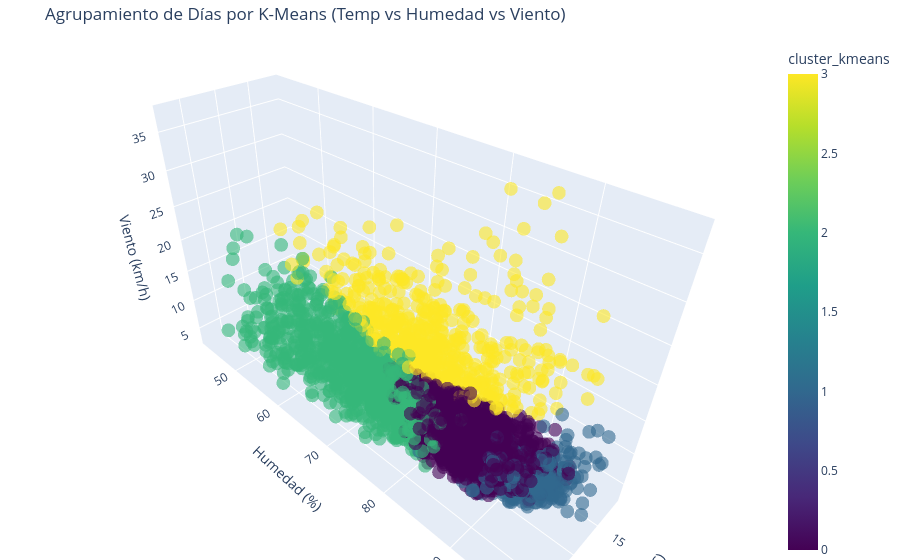

Source (notebook cell):
### Markdown cell above
### 6.1 Prueba con K-Means (Contexto Estacional)
Le pediremos a K-Means que agrupe los más de 3,600 días en 4 clústeres distintos. Esperamos que un clúster agrupe los días muy fríos/lluviosos y otro los días muy secos/calientes.

### Code cell
# Entrenar K-Means con 4 clusters (Bajo, Medio, Alto, Crítico)
kmeans = KMeans(n_clusters=4, random_state=42, n_init='auto')
clima_df['cluster_kmeans'] = kmeans.fit_predict(X_scaled)

import plotly.express as px

# Visualizar la separación en 3D (Temp, Humedad, Viento) para poder explorarlo en el navegador
fig = px.scatter_3d(
    clima_df, 
    x='temp_max', 
    y='humedad_media', 
    z='viento_max',
    color='cluster_kmeans',
    title='Agrupamiento de Días por K-Means (Temp vs Humedad vs Viento)',
    opacity=0.6,
    color_continuous_scale='Viridis',
    labels={'temp_max': 'Temp Max (°C)', 'humedad_media': 'Humedad (%)', 'viento_max': 'Viento (km/h)'}
)

fig.update_layout(margin=dict(l=0, r=0, b=0, t=40))
fig.show()

# Veamos cuántos incendios reales cayeron en cada clúster
print("Incendios reales por Clúster generado:")
display(clima_df.groupby('cluster_kmeans')['es_incendio'].sum().sort_values(ascending=False))

### Figure 1 — Plotly figure (JSON) as saved in the notebook; plotly's stock layout.template omitted (floating-point values rounded to 4 significant figures; data arrays with more than 128 entries replaced by an {"elided": "..."} marker saying what was removed)
{"data": [{"hovertemplate": "Temp Max (°C)=%{x}<br>Humedad (%)=%{y}<br>Viento (km/h)=%{z}<br>cluster_kmeans=%{marker.color}<extra></extra>", "legendgroup": "", "marker": {"color": {"elided": "3653 int values"}, "coloraxis": "coloraxis", "opacity": 0.6, "symbol": "circle"}, "mode": "markers", "name": "", "scene": "scene", "showlegend": false, "type": "scatter3d", "x": {"elided": "3653 float values"}, "y": {"elided": "3653 int values"}, "z": {"elided": "3653 float values"}}], "layout": {"coloraxis": {"autocolorscale": false, "colorbar": {"title": {"text": "cluster_kmeans"}}, "colorscale": [[0, "#440154"], [0.1111, "#482878"], [0.2222, "#3e4989"], [0.3333, "#31688e"], [0.4444, "#26828e"], [0.5556, "#1f9e89"], [0.6667, "#35b779"], [0.7778, "#6ece58"], [0.8889, "#b5de2b"], [1, "#fde725"]]}, "legend": {"tracegroupgap": 0}, "margin": {"b": 0, "l": 0, "r": 0, "t": 40}, "scene": {"domain": {"x": [0, 1], "y": [0, 1]}, "xaxis": {"title": {"text": "Temp Max (°C)"}}, "yaxis": {"title": {"text": "Humedad (%)"}}, "zaxis": {"title": {"text": "Viento (km/h)"}}}, "title": {"text": "Agrupamiento de Días por K-Means (Temp vs Humedad vs Viento)"}}}
